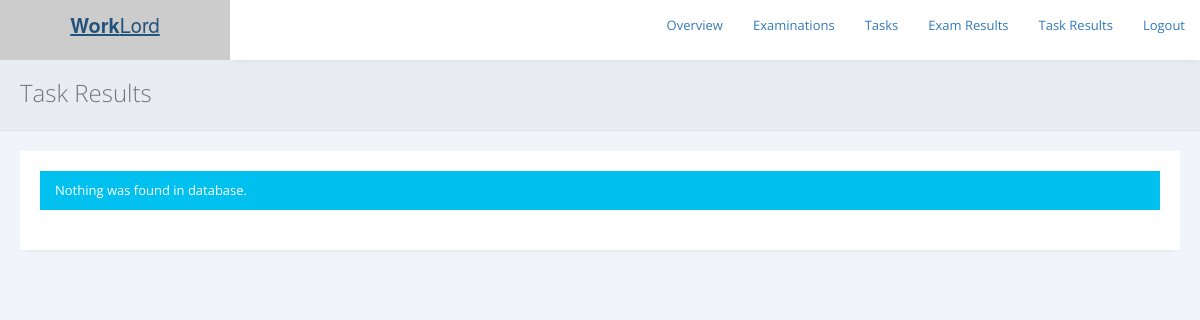
Before: /exams/user/view-taskresults.php (signed in) with the older database file.
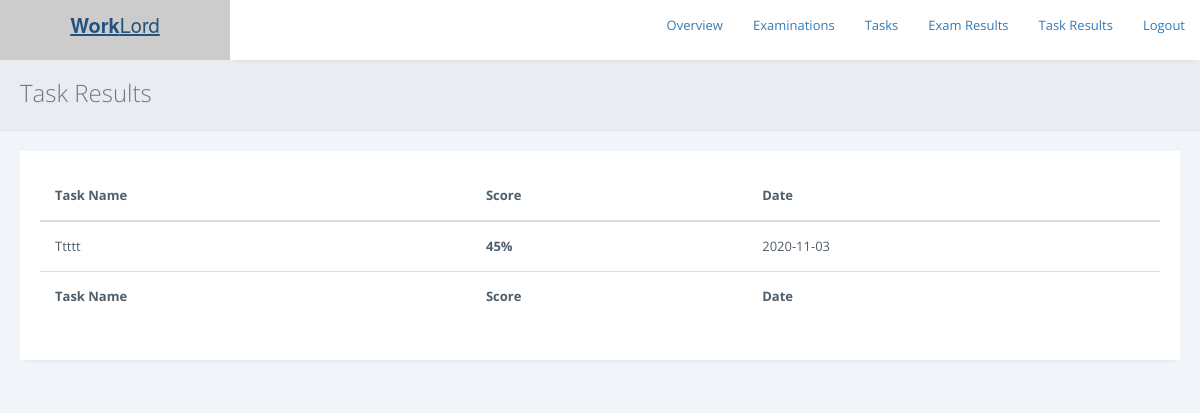
After: the same page with the newer database file.
### tables this page shows
CREATE TABLE `task_assessment_records` (
  `record_id` int(11) NOT NULL,
  `id_user` varchar(255) NOT NULL,
  `task_id` varchar(255) NOT NULL,
  `link` varchar(500) NOT NULL,
  `score` int(255) NOT NULL DEFAULT 0,
  `status` int(255) NOT NULL DEFAULT 0,
  `date` varchar(255) NOT NULL
);

CREATE TABLE `tasks` (
  `task_id` varchar(255) NOT NULL,
  `task_name` varchar(255) NOT NULL,
  `passmark` int(255) NOT NULL,
  `terms` longtext NOT NULL,
  `status` varchar(255) NOT NULL DEFAULT 'Inactive',
  `question` longtext NOT NULL
);

### exams/user/view-taskresults.php (the view, shortened to what the changed rows need)
<?php
include 'includes/check_reply.php';
?>
<!DOCTYPE html>
<html>
<head>
<link rel="stylesheet" href="https://cdnjs.cloudflare.com/ajax/libs/twitter-bootstrap/3.3.7/css/bootstrap.min.css">
<link rel="stylesheet" href="https://cdnjs.cloudflare.com/ajax/libs/font-awesome/4.7.0/css/font-awesome.min.css">
<link rel="stylesheet" href="https://cdnjs.cloudflare.com/ajax/libs/ionicons/2.0.1/css/ionicons.min.css">
<link rel="stylesheet" href="../../css/AdminLTE.min.css">
        <link href="../assets/plugins/pace-master/themes/blue/pace-theme-flash.css" rel="stylesheet"/>
        <link href="../assets/plugins/uniform/css/uniform.default.min.css" rel="stylesheet"/>
        <link href="../assets/plugins/bootstrap/css/bootstrap.min.css" rel="stylesheet" type="text/css"/>
        <link href="../assets/plugins/fontawesome/css/font-awesome.css" rel="stylesheet" type="text/css"/>
        <link href="../assets/plugins/line-icons/simple-line-icons.css" rel="stylesheet" type="text/css"/>
        <link href="../assets/plugins/offcanvasmenueffects/css/menu_cornerbox.css" rel="stylesheet" type="text/css"/>
        <link href="../assets/plugins/waves/waves.min.css" rel="stylesheet" type="text/css"/>
        <link href="../assets/plugins/switchery/switchery.min.css" rel="stylesheet" type="text/css"/>
        <link href="../assets/plugins/3d-bold-navigation/css/style.css" rel="stylesheet" type="text/css"/>
        <link href="../assets/plugins/slidepushmenus/css/component.css" rel="stylesheet" type="text/css"/>
        <link href="../assets/plugins/datatables/css/jquery.datatables.min.css" rel="stylesheet" type="text/css"/>
        <link href="../assets/plugins/datatables/css/jquery.datatables_themeroller.css" rel="stylesheet" type="text/css"/>
        <link href="../assets/plugins/x-editable/bootstrap3-editable/css/bootstrap-editable.css" rel="stylesheet" type="text/css">
        <link href="../assets/plugins/bootstrap-datepicker/css/datepicker3.css" rel="stylesheet" type="text/css"/>
		<link href="../assets/plugins/select2/css/select2.min.css" rel="stylesheet" type="text/css"/>
        <link href="../assets/css/modern.min.css" rel="stylesheet" type="text/css"/>
        <link href="../assets/css/themes/green.css" class="theme-color" rel="stylesheet" type="text/css"/>
        <link href="../assets/css/custom.css" rel="stylesheet" type="text/css"/>
        <link href="../assets/css/snack.css" rel="stylesheet" type="text/css"/>
        <link href="../assets/plugins/summernote-master/summernote.css" rel="stylesheet" type="text/css"/>
        <link href="../assets/plugins/bootstrap-datepicker/css/datepicker3.css" rel="stylesheet" type="text/css"/>
        <link href="../assets/plugins/bootstrap-colorpicker/css/colorpicker.css" rel="stylesheet" type="text/css"/>
        <link href="../assets/plugins/bootstrap-tagsinput/bootstrap-tagsinput.css" rel="stylesheet" type="text/css"/>
        <link href="../assets/plugins/bootstrap-timepicker/css/bootstrap-timepicker.min.css" rel="stylesheet" type="text/css"/>
    </head>
    <body <?php if ($ms == "1") { print 'onload="myFunction()"'; } ?> >
        <main class="content-wrap">
            <div class="page-inner">
                <div id="main-wrapper">
                    <div class="row">
                        <div class="col-md-12">
						<div class="row">
                            <div class="col-md-12">
                                <div class="panel panel-white">
                                    <div class="panel-body">
                                                        <div class="table-responsive">
										   <?php
										   include '../../db.php';
										   $sql = "SELECT * FROM task_assessment_records,users,tasks WHERE tasks.task_id=task_assessment_records.task_id && users.id_user=task_assessment_records.id_user && task_assessment_records.status=1";
                                           $result = $conn->query($sql);
                                           if ($result->num_rows > 0) {
										print '
										<table id="example" class="display table" style="width: 100%; cellspacing: 0;">
                                        <thead>
                                            <tr>
												<th>Task Name</th>
                                                <th>Score</th>
												<th>Date</th>
                                            </tr>
                                        </thead>
                                        <tfoot>
                                            <tr>
												<th>Task Name</th>
                                                <th>Score</th>
												<th>Date</th>
                                            </tr>
                                        </tfoot>
                                        <tbody>';
                                           while($row = $result->fetch_assoc()) {
											   $scr=$row['score'].'%';
                                          print '
										       <tr>
                                                <td>'.$row['task_name'].'</td>
                                                <td><b>'.$scr.'</b></td>
												<td>'.$row['date'].'</td>
                                            </tr>';
                                           }
										   print '
									   </tbody>
                                       </table>  ';
                                            } else {
											print '
												<div class="alert alert-info" role="alert">
                                        Nothing was found in database.
                                    </div>';
                                           }
										   ?>
                                    </div>
                                    </div>
                                </div>
                            </div>
                        </div>
                        </div>
                    </div>
                </div>
            </div>
        </main>
    </body>
</html>

Changed rows visible on the page:
now on this page (row edited): task_assessment_records: task.task_name "Ttttt", score "45%", date "2020-11-03"
Other visible differences:
text no longer shown: "Nothing was found in database."
text now shown: "Task Name Score Date Task Name Score Date"
